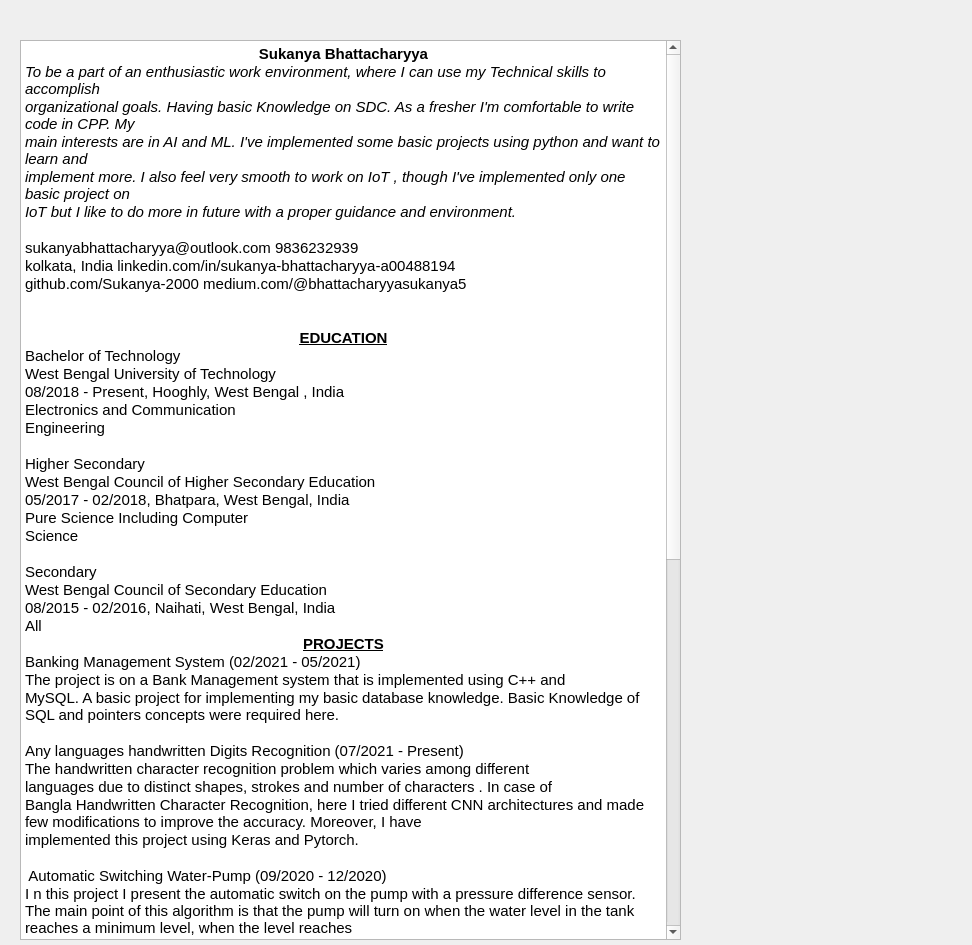
<?xml version="1.0" encoding="UTF-8"?>
<ui version="4.0">
 <class>AboutMe</class>
 <widget class="QDialog" name="AboutMe">
  <property name="geometry">
   <rect>
    <x>0</x>
    <y>0</y>
    <width>972</width>
    <height>945</height>
   </rect>
  </property>
  <property name="windowTitle">
   <string>Dialog</string>
  </property>
  <widget class="QTextBrowser" name="textBrowser">
   <property name="geometry">
    <rect>
     <x>20</x>
     <y>40</y>
     <width>661</width>
     <height>900</height>
    </rect>
   </property>
   <property name="sizePolicy">
    <sizepolicy hsizetype="Preferred" vsizetype="Preferred">
     <horstretch>0</horstretch>
     <verstretch>0</verstretch>
    </sizepolicy>
   </property>
   <property name="maximumSize">
    <size>
     <width>1600</width>
     <height>900</height>
    </size>
   </property>
   <property name="baseSize">
    <size>
     <width>1600</width>
     <height>1200</height>
    </size>
   </property>
   <property name="html">
    <string>&lt;!DOCTYPE HTML PUBLIC &quot;-//W3C//DTD HTML 4.0//EN&quot; &quot;http://www.w3.org/TR/REC-html40/strict.dtd&quot;&gt;
&lt;html&gt;&lt;head&gt;&lt;meta name=&quot;qrichtext&quot; content=&quot;1&quot; /&gt;&lt;style type=&quot;text/css&quot;&gt;
p, li { white-space: pre-wrap; }
&lt;/style&gt;&lt;/head&gt;&lt;body style=&quot; font-family:'Ubuntu'; font-size:11pt; font-weight:400; font-style:normal;&quot;&gt;
&lt;p align=&quot;center&quot; style=&quot; margin-top:0px; margin-bottom:0px; margin-left:0px; margin-right:0px; -qt-block-indent:0; text-indent:0px;&quot;&gt;&lt;span style=&quot; font-weight:600;&quot;&gt;Sukanya Bhattacharyya&lt;/span&gt;&lt;/p&gt;
&lt;p style=&quot; margin-top:0px; margin-bottom:0px; margin-left:0px; margin-right:0px; -qt-block-indent:0; text-indent:0px;&quot;&gt;&lt;span style=&quot; font-style:italic;&quot;&gt;To be a part of an enthusiastic work environment, where I can use my Technical skills to accomplish&lt;/span&gt;&lt;/p&gt;
&lt;p style=&quot; margin-top:0px; margin-bottom:0px; margin-left:0px; margin-right:0px; -qt-block-indent:0; text-indent:0px;&quot;&gt;&lt;span style=&quot; font-style:italic;&quot;&gt;organizational goals. Having basic Knowledge on SDC. As a fresher I'm comfortable to write code in CPP. My&lt;/span&gt;&lt;/p&gt;
&lt;p style=&quot; margin-top:0px; margin-bottom:0px; margin-left:0px; margin-right:0px; -qt-block-indent:0; text-indent:0px;&quot;&gt;&lt;span style=&quot; font-style:italic;&quot;&gt;main interests are in AI and ML. I've implemented some basic projects using python and want to learn and&lt;/span&gt;&lt;/p&gt;
&lt;p style=&quot; margin-top:0px; margin-bottom:0px; margin-left:0px; margin-right:0px; -qt-block-indent:0; text-indent:0px;&quot;&gt;&lt;span style=&quot; font-style:italic;&quot;&gt;implement more. I also feel very smooth to work on IoT , though I've implemented only one basic project on&lt;/span&gt;&lt;/p&gt;
&lt;p style=&quot; margin-top:0px; margin-bottom:0px; margin-left:0px; margin-right:0px; -qt-block-indent:0; text-indent:0px;&quot;&gt;&lt;span style=&quot; font-style:italic;&quot;&gt;IoT but I like to do more in future with a proper guidance and environment.&lt;/span&gt;&lt;/p&gt;
&lt;p style=&quot;-qt-paragraph-type:empty; margin-top:0px; margin-bottom:0px; margin-left:0px; margin-right:0px; -qt-block-indent:0; text-indent:0px;&quot;&gt;&lt;br /&gt;&lt;/p&gt;
&lt;p style=&quot; margin-top:0px; margin-bottom:0px; margin-left:0px; margin-right:0px; -qt-block-indent:0; text-indent:0px;&quot;&gt;sukanyabhattacharyya@outlook.com 9836232939&lt;/p&gt;
&lt;p style=&quot; margin-top:0px; margin-bottom:0px; margin-left:0px; margin-right:0px; -qt-block-indent:0; text-indent:0px;&quot;&gt;kolkata, India linkedin.com/in/sukanya-bhattacharyya-a00488194&lt;/p&gt;
&lt;p style=&quot; margin-top:0px; margin-bottom:0px; margin-left:0px; margin-right:0px; -qt-block-indent:0; text-indent:0px;&quot;&gt;github.com/Sukanya-2000 medium.com/@bhattacharyyasukanya5&lt;/p&gt;
&lt;p style=&quot;-qt-paragraph-type:empty; margin-top:0px; margin-bottom:0px; margin-left:0px; margin-right:0px; -qt-block-indent:0; text-indent:0px;&quot;&gt;&lt;br /&gt;&lt;/p&gt;
&lt;p style=&quot;-qt-paragraph-type:empty; margin-top:0px; margin-bottom:0px; margin-left:0px; margin-right:0px; -qt-block-indent:0; text-indent:0px;&quot;&gt;&lt;br /&gt;&lt;/p&gt;
&lt;p align=&quot;center&quot; style=&quot; margin-top:0px; margin-bottom:0px; margin-left:0px; margin-right:0px; -qt-block-indent:0; text-indent:0px;&quot;&gt;&lt;span style=&quot; font-weight:600; text-decoration: underline;&quot;&gt;EDUCATION&lt;/span&gt;&lt;/p&gt;
&lt;p style=&quot; margin-top:0px; margin-bottom:0px; margin-left:0px; margin-right:0px; -qt-block-indent:0; text-indent:0px;&quot;&gt;Bachelor of Technology&lt;/p&gt;
&lt;p style=&quot; margin-top:0px; margin-bottom:0px; margin-left:0px; margin-right:0px; -qt-block-indent:0; text-indent:0px;&quot;&gt;West Bengal University of Technology&lt;/p&gt;
&lt;p style=&quot; margin-top:0px; margin-bottom:0px; margin-left:0px; margin-right:0px; -qt-block-indent:0; text-indent:0px;&quot;&gt;08/2018 - Present, Hooghly, West Bengal , India&lt;/p&gt;
&lt;p style=&quot; margin-top:0px; margin-bottom:0px; margin-left:0px; margin-right:0px; -qt-block-indent:0; text-indent:0px;&quot;&gt;Electronics and Communication&lt;/p&gt;
&lt;p style=&quot; margin-top:0px; margin-bottom:0px; margin-left:0px; margin-right:0px; -qt-block-indent:0; text-indent:0px;&quot;&gt;Engineering&lt;/p&gt;
&lt;p style=&quot;-qt-paragraph-type:empty; margin-top:0px; margin-bottom:0px; margin-left:0px; margin-right:0px; -qt-block-indent:0; text-indent:0px;&quot;&gt;&lt;br /&gt;&lt;/p&gt;
&lt;p style=&quot; margin-top:0px; margin-bottom:0px; margin-left:0px; margin-right:0px; -qt-block-indent:0; text-indent:0px;&quot;&gt;Higher Secondary&lt;/p&gt;
&lt;p style=&quot; margin-top:0px; margin-bottom:0px; margin-left:0px; margin-right:0px; -qt-block-indent:0; text-indent:0px;&quot;&gt;West Bengal Council of Higher Secondary Education&lt;/p&gt;
&lt;p style=&quot; margin-top:0px; margin-bottom:0px; margin-left:0px; margin-right:0px; -qt-block-indent:0; text-indent:0px;&quot;&gt;05/2017 - 02/2018, Bhatpara, West Bengal, India&lt;/p&gt;
&lt;p style=&quot; margin-top:0px; margin-bottom:0px; margin-left:0px; margin-right:0px; -qt-block-indent:0; text-indent:0px;&quot;&gt;Pure Science Including Computer&lt;/p&gt;
&lt;p style=&quot; margin-top:0px; margin-bottom:0px; margin-left:0px; margin-right:0px; -qt-block-indent:0; text-indent:0px;&quot;&gt;Science&lt;/p&gt;
&lt;p style=&quot;-qt-paragraph-type:empty; margin-top:0px; margin-bottom:0px; margin-left:0px; margin-right:0px; -qt-block-indent:0; text-indent:0px;&quot;&gt;&lt;br /&gt;&lt;/p&gt;
&lt;p style=&quot; margin-top:0px; margin-bottom:0px; margin-left:0px; margin-right:0px; -qt-block-indent:0; text-indent:0px;&quot;&gt;Secondary&lt;/p&gt;
&lt;p style=&quot; margin-top:0px; margin-bottom:0px; margin-left:0px; margin-right:0px; -qt-block-indent:0; text-indent:0px;&quot;&gt;West Bengal Council of Secondary Education&lt;/p&gt;
&lt;p style=&quot; margin-top:0px; margin-bottom:0px; margin-left:0px; margin-right:0px; -qt-block-indent:0; text-indent:0px;&quot;&gt;08/2015 - 02/2016, Naihati, West Bengal, India&lt;/p&gt;
&lt;p style=&quot; margin-top:0px; margin-bottom:0px; margin-left:0px; margin-right:0px; -qt-block-indent:0; text-indent:0px;&quot;&gt;All&lt;/p&gt;
&lt;p align=&quot;center&quot; style=&quot; margin-top:0px; margin-bottom:0px; margin-left:0px; margin-right:0px; -qt-block-indent:0; text-indent:0px;&quot;&gt;&lt;span style=&quot; font-weight:600; text-decoration: underline;&quot;&gt;PROJECTS&lt;/span&gt;&lt;/p&gt;
&lt;p style=&quot; margin-top:0px; margin-bottom:0px; margin-left:0px; margin-right:0px; -qt-block-indent:0; text-indent:0px;&quot;&gt;Banking Management System (02/2021 - 05/2021)&lt;/p&gt;
&lt;p style=&quot; margin-top:0px; margin-bottom:0px; margin-left:0px; margin-right:0px; -qt-block-indent:0; text-indent:0px;&quot;&gt;The project is on a Bank Management system that is implemented using C++ and&lt;/p&gt;
&lt;p style=&quot; margin-top:0px; margin-bottom:0px; margin-left:0px; margin-right:0px; -qt-block-indent:0; text-indent:0px;&quot;&gt;MySQL. A basic project for implementing my basic database knowledge. Basic Knowledge of SQL and pointers concepts were required here. &lt;/p&gt;
&lt;p style=&quot;-qt-paragraph-type:empty; margin-top:0px; margin-bottom:0px; margin-left:0px; margin-right:0px; -qt-block-indent:0; text-indent:0px;&quot;&gt;&lt;br /&gt;&lt;/p&gt;
&lt;p style=&quot; margin-top:0px; margin-bottom:0px; margin-left:0px; margin-right:0px; -qt-block-indent:0; text-indent:0px;&quot;&gt;Any languages handwritten Digits Recognition (07/2021 - Present)&lt;/p&gt;
&lt;p style=&quot; margin-top:0px; margin-bottom:0px; margin-left:0px; margin-right:0px; -qt-block-indent:0; text-indent:0px;&quot;&gt;The handwritten character recognition problem which varies among different&lt;/p&gt;
&lt;p style=&quot; margin-top:0px; margin-bottom:0px; margin-left:0px; margin-right:0px; -qt-block-indent:0; text-indent:0px;&quot;&gt;languages due to distinct shapes, strokes and number of characters . In case of&lt;/p&gt;
&lt;p style=&quot; margin-top:0px; margin-bottom:0px; margin-left:0px; margin-right:0px; -qt-block-indent:0; text-indent:0px;&quot;&gt;Bangla Handwritten Character Recognition, here I tried different CNN architectures and made few modifications to improve the accuracy. Moreover, I have&lt;/p&gt;
&lt;p style=&quot; margin-top:0px; margin-bottom:0px; margin-left:0px; margin-right:0px; -qt-block-indent:0; text-indent:0px;&quot;&gt;implemented this project using Keras and Pytorch.&lt;/p&gt;
&lt;p style=&quot;-qt-paragraph-type:empty; margin-top:0px; margin-bottom:0px; margin-left:0px; margin-right:0px; -qt-block-indent:0; text-indent:0px;&quot;&gt;&lt;br /&gt;&lt;/p&gt;
&lt;p style=&quot; margin-top:0px; margin-bottom:0px; margin-left:0px; margin-right:0px; -qt-block-indent:0; text-indent:0px;&quot;&gt; Automatic Switching Water-Pump (09/2020 - 12/2020)&lt;/p&gt;
&lt;p style=&quot; margin-top:0px; margin-bottom:0px; margin-left:0px; margin-right:0px; -qt-block-indent:0; text-indent:0px;&quot;&gt;I n this project I present the automatic switch on the pump with a pressure difference sensor. The main point of this algorithm is that the pump will turn on when the water level in the tank reaches a minimum level, when the level reaches&lt;/p&gt;
&lt;p style=&quot; margin-top:0px; margin-bottom:0px; margin-left:0px; margin-right:0px; -qt-block-indent:0; text-indent:0px;&quot;&gt;the maximum level the pump will turn off.&lt;/p&gt;
&lt;p style=&quot;-qt-paragraph-type:empty; margin-top:0px; margin-bottom:0px; margin-left:0px; margin-right:0px; -qt-block-indent:0; text-indent:0px;&quot;&gt;&lt;br /&gt;&lt;/p&gt;
&lt;p style=&quot;-qt-paragraph-type:empty; margin-top:0px; margin-bottom:0px; margin-left:0px; margin-right:0px; -qt-block-indent:0; text-indent:0px;&quot;&gt;&lt;br /&gt;&lt;/p&gt;
&lt;p style=&quot; margin-top:0px; margin-bottom:0px; margin-left:0px; margin-right:0px; -qt-block-indent:0; text-indent:0px;&quot;&gt;Flight Trip Planner (05/2019 - 10/2019)&lt;/p&gt;
&lt;p style=&quot; margin-top:0px; margin-bottom:0px; margin-left:0px; margin-right:0px; -qt-block-indent:0; text-indent:0px;&quot;&gt;Program in C++ for scheduling cheapest flight between two cities with time&lt;/p&gt;
&lt;p style=&quot; margin-top:0px; margin-bottom:0px; margin-left:0px; margin-right:0px; -qt-block-indent:0; text-indent:0px;&quot;&gt;constraints. The program uses Dijkstra's Algorithm with heaps.&lt;/p&gt;
&lt;p style=&quot;-qt-paragraph-type:empty; margin-top:0px; margin-bottom:0px; margin-left:0px; margin-right:0px; -qt-block-indent:0; text-indent:0px;&quot;&gt;&lt;br /&gt;&lt;/p&gt;
&lt;p align=&quot;center&quot; style=&quot; margin-top:0px; margin-bottom:0px; margin-left:0px; margin-right:0px; -qt-block-indent:0; text-indent:0px;&quot;&gt;&lt;span style=&quot; font-weight:600; text-decoration: underline;&quot;&gt;SKILLS&lt;/span&gt;&lt;/p&gt;
&lt;p style=&quot; margin-top:0px; margin-bottom:0px; margin-left:0px; margin-right:0px; -qt-block-indent:0; text-indent:0px;&quot;&gt;&lt;span style=&quot; font-weight:600;&quot;&gt;C/CPP JAVA Arduino PYTHON&lt;/span&gt;&lt;/p&gt;
&lt;p style=&quot; margin-top:0px; margin-bottom:0px; margin-left:0px; margin-right:0px; -qt-block-indent:0; text-indent:0px;&quot;&gt;&lt;span style=&quot; font-weight:600;&quot;&gt;DBMS Web Development&lt;/span&gt;&lt;/p&gt;
&lt;p style=&quot; margin-top:0px; margin-bottom:0px; margin-left:0px; margin-right:0px; -qt-block-indent:0; text-indent:0px;&quot;&gt;&lt;span style=&quot; font-weight:600;&quot;&gt;Software Development Cycle DS &amp;amp; Algo&lt;/span&gt;&lt;/p&gt;
&lt;p style=&quot; margin-top:0px; margin-bottom:0px; margin-left:0px; margin-right:0px; -qt-block-indent:0; text-indent:0px;&quot;&gt;&lt;span style=&quot; font-weight:600;&quot;&gt;Problem Solving Critical Thinking&lt;/span&gt;&lt;/p&gt;
&lt;p style=&quot; margin-top:0px; margin-bottom:0px; margin-left:0px; margin-right:0px; -qt-block-indent:0; text-indent:0px;&quot;&gt;&lt;span style=&quot; font-weight:600;&quot;&gt;Public Speaking Creative Writing&lt;/span&gt;&lt;/p&gt;
&lt;p style=&quot; margin-top:0px; margin-bottom:0px; margin-left:0px; margin-right:0px; -qt-block-indent:0; text-indent:0px;&quot;&gt;&lt;span style=&quot; font-weight:600;&quot;&gt;Teamwork Adaptability&lt;/span&gt;&lt;/p&gt;
&lt;p style=&quot;-qt-paragraph-type:empty; margin-top:0px; margin-bottom:0px; margin-left:0px; margin-right:0px; -qt-block-indent:0; text-indent:0px;&quot;&gt;&lt;br /&gt;&lt;/p&gt;
&lt;p align=&quot;center&quot; style=&quot; margin-top:0px; margin-bottom:0px; margin-left:0px; margin-right:0px; -qt-block-indent:0; text-indent:0px;&quot;&gt;&lt;span style=&quot; font-weight:600; text-decoration: underline;&quot;&gt;ACHIEVEMENTS&lt;/span&gt;&lt;/p&gt;
&lt;p style=&quot; margin-top:0px; margin-bottom:0px; margin-left:0px; margin-right:0px; -qt-block-indent:0; text-indent:0px;&quot;&gt;Rank 185 in TCS_Hiring_Contest&lt;/p&gt;
&lt;p style=&quot; margin-top:0px; margin-bottom:0px; margin-left:0px; margin-right:0px; -qt-block-indent:0; text-indent:0px;&quot;&gt;(01/2021 - 01/2021)&lt;/p&gt;
&lt;p style=&quot; margin-top:0px; margin-bottom:0px; margin-left:0px; margin-right:0px; -qt-block-indent:0; text-indent:0px;&quot;&gt;Techgig&lt;/p&gt;
&lt;p style=&quot; margin-top:0px; margin-bottom:0px; margin-left:0px; margin-right:0px; -qt-block-indent:0; text-indent:0px;&quot;&gt;CERTIFICATES&lt;/p&gt;
&lt;p style=&quot; margin-top:0px; margin-bottom:0px; margin-left:0px; margin-right:0px; -qt-block-indent:0; text-indent:0px;&quot;&gt;Problem Solving(Basic) (01/2021 - 01/2021)&lt;/p&gt;
&lt;p style=&quot; margin-top:0px; margin-bottom:0px; margin-left:0px; margin-right:0px; -qt-block-indent:0; text-indent:0px;&quot;&gt;Hackerrank&lt;/p&gt;
&lt;p style=&quot; margin-top:0px; margin-bottom:0px; margin-left:0px; margin-right:0px; -qt-block-indent:0; text-indent:0px;&quot;&gt;Internet of Things (01/2019 - 01/2019)&lt;/p&gt;
&lt;p style=&quot; margin-top:0px; margin-bottom:0px; margin-left:0px; margin-right:0px; -qt-block-indent:0; text-indent:0px;&quot;&gt;Teknik&lt;/p&gt;
&lt;p style=&quot; margin-top:0px; margin-bottom:0px; margin-left:0px; margin-right:0px; -qt-block-indent:0; text-indent:0px;&quot;&gt;Soft Skill Development (09/2018 - 01/2019)&lt;/p&gt;
&lt;p style=&quot; margin-top:0px; margin-bottom:0px; margin-left:0px; margin-right:0px; -qt-block-indent:0; text-indent:0px;&quot;&gt;NPTEL&lt;/p&gt;
&lt;p align=&quot;center&quot; style=&quot; margin-top:0px; margin-bottom:0px; margin-left:0px; margin-right:0px; -qt-block-indent:0; text-indent:0px;&quot;&gt;&lt;span style=&quot; font-weight:600;&quot;&gt;LANGUAGES&lt;/span&gt;&lt;/p&gt;
&lt;p style=&quot; margin-top:0px; margin-bottom:0px; margin-left:0px; margin-right:0px; -qt-block-indent:0; text-indent:0px;&quot;&gt;English&lt;/p&gt;
&lt;p style=&quot; margin-top:0px; margin-bottom:0px; margin-left:0px; margin-right:0px; -qt-block-indent:0; text-indent:0px;&quot;&gt;Professional Working Proficiency&lt;/p&gt;
&lt;p style=&quot; margin-top:0px; margin-bottom:0px; margin-left:0px; margin-right:0px; -qt-block-indent:0; text-indent:0px;&quot;&gt;Bengali&lt;/p&gt;
&lt;p style=&quot; margin-top:0px; margin-bottom:0px; margin-left:0px; margin-right:0px; -qt-block-indent:0; text-indent:0px;&quot;&gt;Full Professional Proficiency&lt;/p&gt;
&lt;p style=&quot; margin-top:0px; margin-bottom:0px; margin-left:0px; margin-right:0px; -qt-block-indent:0; text-indent:0px;&quot;&gt;Hindi&lt;/p&gt;
&lt;p style=&quot; margin-top:0px; margin-bottom:0px; margin-left:0px; margin-right:0px; -qt-block-indent:0; text-indent:0px;&quot;&gt;Limited Working Proficiency&lt;/p&gt;
&lt;p align=&quot;center&quot; style=&quot; margin-top:0px; margin-bottom:0px; margin-left:0px; margin-right:0px; -qt-block-indent:0; text-indent:0px;&quot;&gt;&lt;span style=&quot; font-weight:600;&quot;&gt;INTERESTS&lt;/span&gt;&lt;/p&gt;
&lt;p style=&quot; margin-top:0px; margin-bottom:0px; margin-left:0px; margin-right:0px; -qt-block-indent:0; text-indent:0px;&quot;&gt;Classical Dancing Painting&lt;/p&gt;
&lt;p style=&quot; margin-top:0px; margin-bottom:0px; margin-left:0px; margin-right:0px; -qt-block-indent:0; text-indent:0px;&quot;&gt;Creative Thinking Puzzle Solving&lt;/p&gt;&lt;/body&gt;&lt;/html&gt;</string>
   </property>
  </widget>
  <widget class="QWidget" name="layoutWidget">
   <property name="geometry">
    <rect>
     <x>750</x>
     <y>760</y>
     <width>129</width>
     <height>120</height>
    </rect>
   </property>
   <layout class="QVBoxLayout" name="verticalLayout_2"/>
  </widget>
 </widget>
 <resources/>
 <connections/>
</ui>
